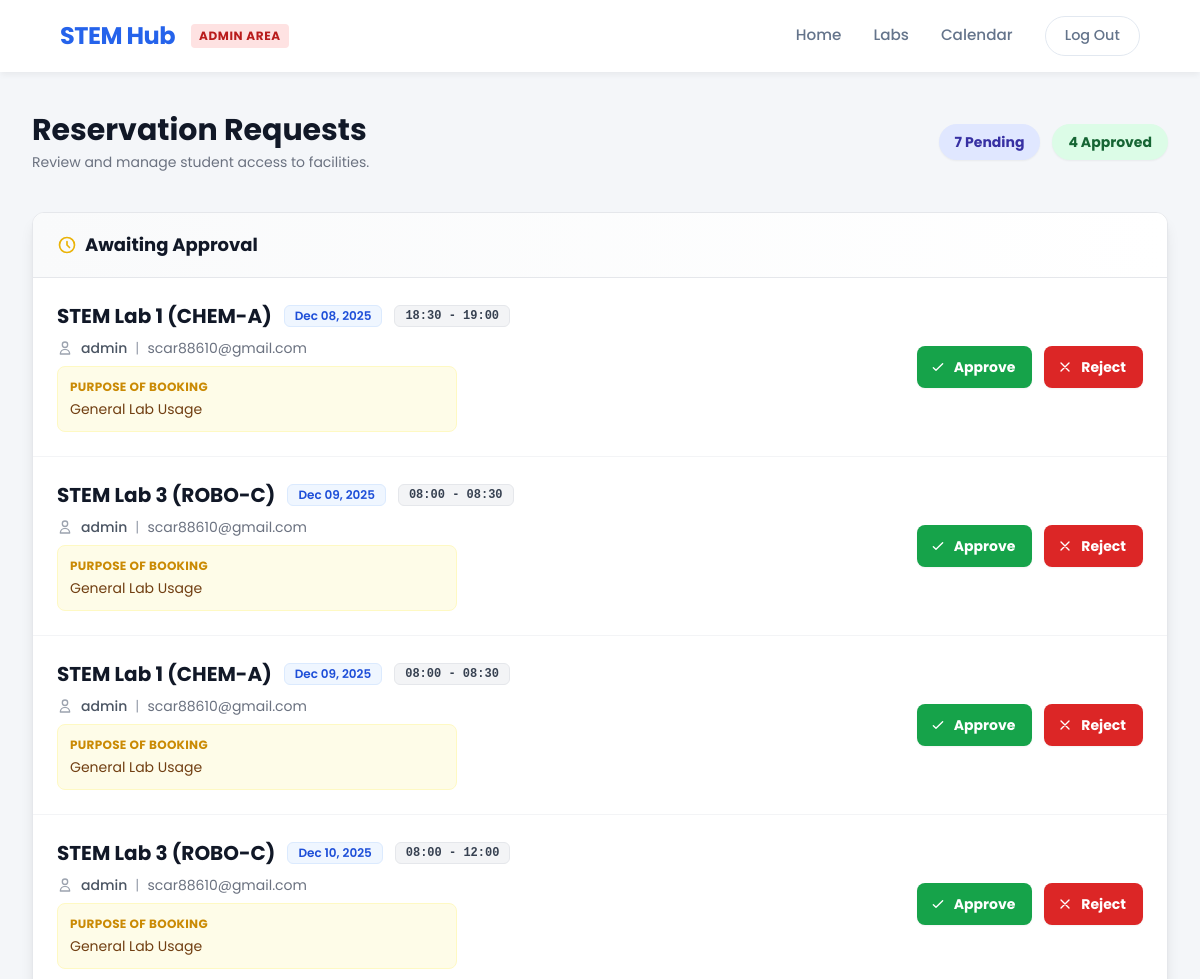
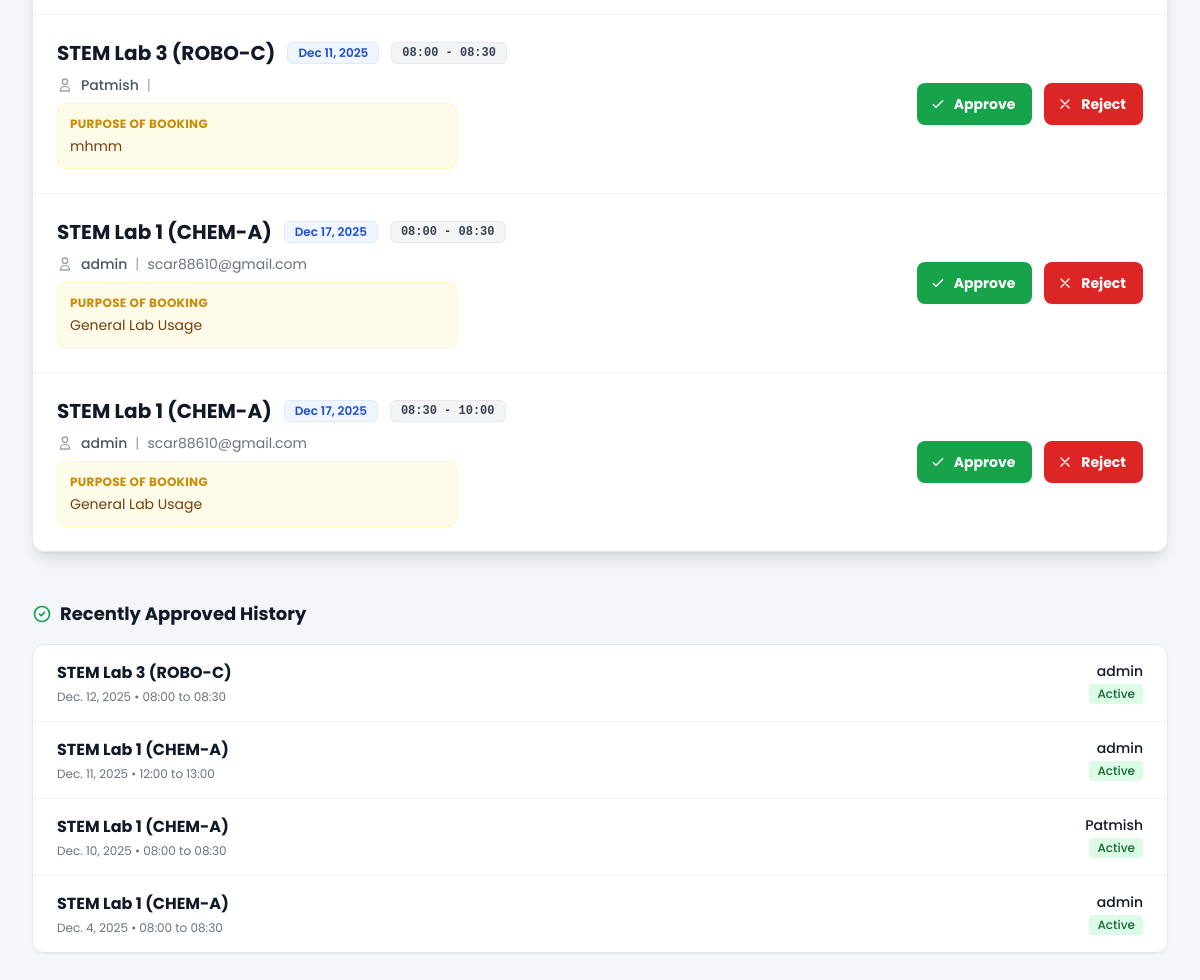
The page /reservations/dashboard/ (signed in) on the database as committed earlier (2 pictures, top to bottom).
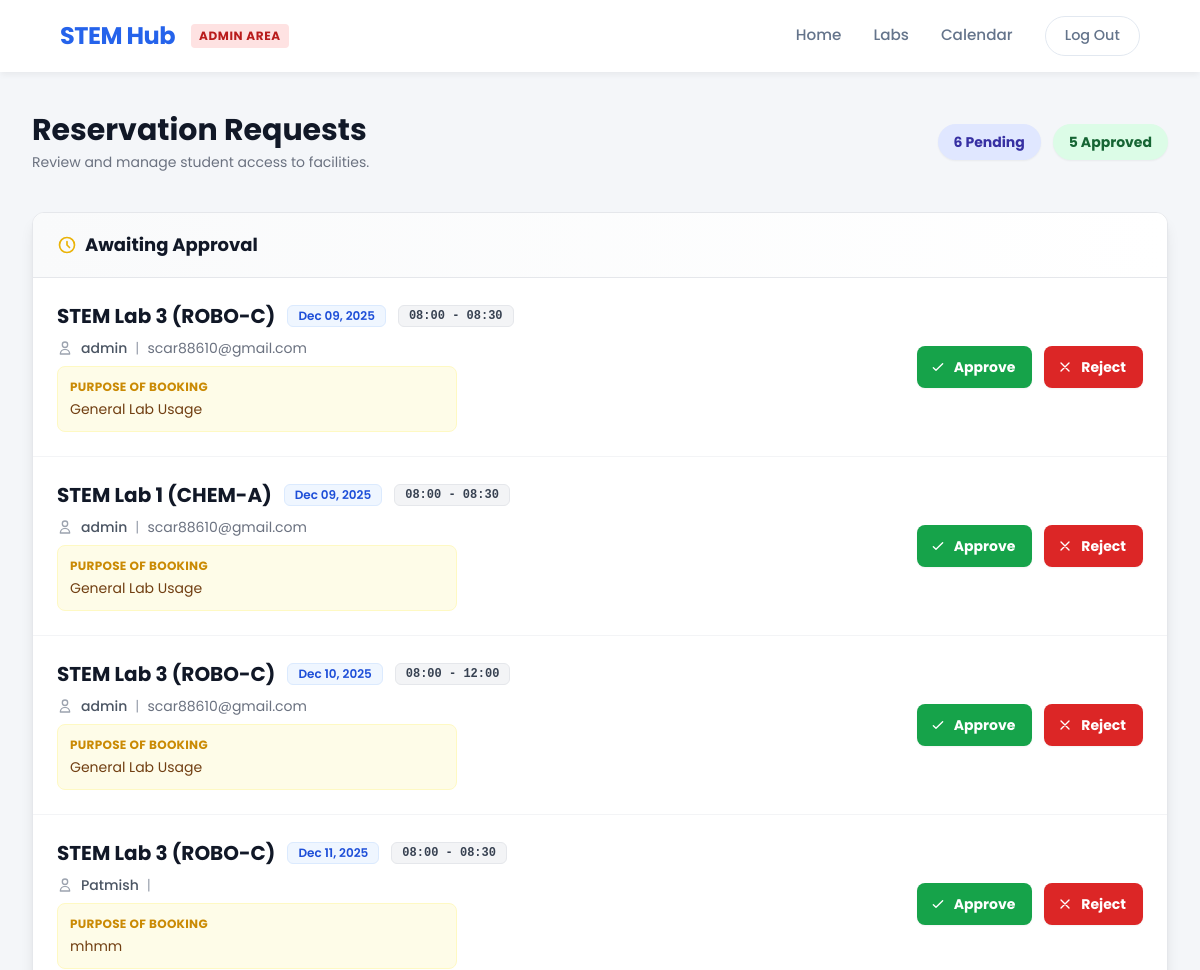
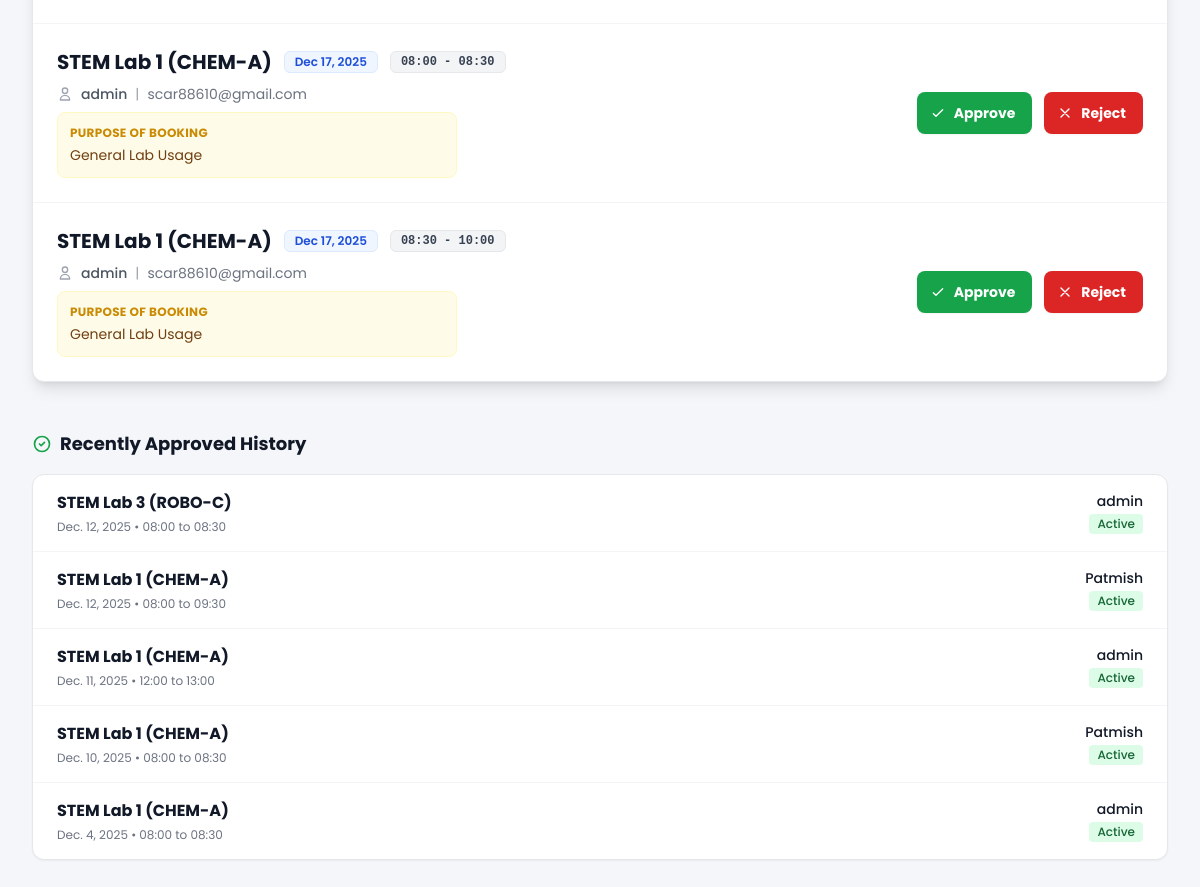
The same page on the database as committed later (2 pictures, top to bottom).
### reservations/models.py (models this page shows, shortened)
class Reservation(models.Model):
    STATUS_CHOICES = [
        ('PENDING', 'Pending Approval'),
        ('CONFIRMED', 'Confirmed'),
        ('REJECTED', 'Rejected'),
    ]
    user = models.ForeignKey(User, on_delete=models.CASCADE)
    lab = models.ForeignKey(Lab, on_delete=models.CASCADE)
    date = models.DateField()
    start_time = models.TimeField()
    end_time = models.TimeField()
    purpose = models.TextField(help_text="Reason for booking (e.g., Thesis Research, Class Project)")
    rejection_reason = models.TextField(blank=True, null=True, help_text="Reason why the admin rejected this request")
    status = models.CharField(max_length=10, choices=STATUS_CHOICES, default='PENDING')
    created_at = models.DateTimeField(auto_now_add=True)

### labs/models.py (models this page shows, shortened)
class Lab(models.Model):
    name = models.CharField(max_length=200)
    slug = models.SlugField(unique=True)
    capacity = models.PositiveIntegerField()
    description = models.TextField()
    map_svg_id = models.CharField(max_length=50, unique=True, help_text="Matches ID in Figma SVG")
    is_active = models.BooleanField(default=True)
    safety_guidelines = models.TextField()

### reservations/views.py (the view, shortened to what this page needs)
# urls.py: path('dashboard/', views.admin_dashboard, name='dashboard'),
@login_required
@user_passes_test(is_staff) # Restrict to Admins only
def admin_dashboard(request):
    pending_reservations = Reservation.objects.filter(status='PENDING').order_by('date')
    approved_reservations = Reservation.objects.filter(status='CONFIRMED').order_by('-date')[:10] # Show last 10
    context = {
        'pending_reservations': pending_reservations,
        'approved_reservations': approved_reservations
    }
    return render(request, 'reservations/admin_dashboard.html', context)

### notifications/context_processors.py (called while the page is built)
def user_notifications(request):
    if request.user.is_authenticated:
        notifs = Notification.objects.filter(recipient=request.user, is_read=False)
        return {
            'notifications_list': notifs,
            'unread_count': notifs.count()
        }
    return {}

### reservations/views.py (called while the page is built)
def is_staff(user):
    return user.is_staff

### CORE/templates/reservations/admin_dashboard.html (shortened to what the changed rows need)
{% load static %}
<!DOCTYPE html>
<html lang="en">
<head>
    <script src="https://cdn.tailwindcss.com"></script>
</head>
<body>
    <header>
        <div class="flex items-center gap-2">
            <h1>STEM Hub</h1>
        </div>
    </header>
    <main class="max-w-7xl mx-auto px-4 sm:px-6 lg:px-8 py-10">
        <div class="flex flex-col md:flex-row justify-between items-start md:items-center mb-10 gap-4">
            <div>
                <h2 class="text-3xl font-bold text-gray-900">Reservation Requests</h2>
            </div>
            <div class="flex items-center gap-3">
                <div class="bg-indigo-100 text-indigo-800 text-sm font-bold px-4 py-2 rounded-full shadow-sm">
                    {{ pending_reservations.count }} Pending
                </div>
                <div class="bg-green-100 text-green-800 text-sm font-bold px-4 py-2 rounded-full shadow-sm">
                    {{ approved_reservations.count }} Approved
                </div>
            </div>
        </div>
        <div class="bg-white shadow-lg overflow-hidden rounded-xl border border-gray-200 mb-12">
            {% if pending_reservations %}
            <ul class="divide-y divide-gray-100">
                {% for res in pending_reservations %}
                <li class="p-6 hover:bg-gray-50 transition duration-150 ease-in-out">
                    <div class="flex flex-col lg:flex-row justify-between items-start lg:items-center gap-6">
                        <div class="flex-grow space-y-2">
                            <div class="flex items-center gap-3 flex-wrap">
                                <h4 class="text-xl font-bold text-gray-900">{{ res.lab.name }}</h4>
                                <span class="px-2.5 py-0.5 rounded-md text-xs font-semibold bg-blue-50 text-blue-700 border border-blue-100">
                                    {{ res.date|date:"M d, Y" }}
                                </span>
                                <span class="px-2.5 py-0.5 rounded-md text-xs font-semibold bg-gray-100 text-gray-700 border border-gray-200 font-mono">
                                    {{ res.start_time|time:"H:i" }} - {{ res.end_time|time:"H:i" }}
                                </span>
                            </div>
                            <div class="flex items-center gap-2 text-sm text-gray-600">
                                <svg class="w-4 h-4 text-gray-400" fill="none" stroke="currentColor" viewBox="0 0 24 24"><path stroke-linecap="round" stroke-linejoin="round" stroke-width="2" d="M16 7a4 4 0 11-8 0 4 4 0 018 0zM12 14a7 7 0 00-7 7h14a7 7 0 00-7-7z"></path></svg>
                                <span class="font-medium">{{ res.user.username }}</span>
                                <span class="text-gray-400">|</span>
                                <span class="text-gray-500">{{ res.user.email }}</span>
                            </div>
                            <div class="mt-2 text-sm bg-yellow-50 text-yellow-900 p-3 rounded-lg border border-yellow-100 inline-block w-full lg:w-auto lg:min-w-[400px]">
                                <span class="font-bold text-xs uppercase tracking-wide text-yellow-600 block mb-1">Purpose of Booking</span>
                                {{ res.purpose }}
                            </div>
                        </div>
                        <div class="flex items-center gap-3 w-full lg:w-auto">
                            <form method="post" class="w-1/2 lg:w-auto" onsubmit="return confirm('Confirm approval for {{ res.user.username }}?');">
                                <button type="submit" class="w-full inline-flex justify-center items-center px-4 py-2.5 border border-transparent text-sm font-bold rounded-lg text-white bg-green-600 hover:bg-green-700 shadow-sm focus:outline-none focus:ring-2 focus:ring-offset-2 focus:ring-green-500 transition">
                                    <svg class="mr-2 -ml-1 h-4 w-4" fill="none" stroke="currentColor" viewBox="0 0 24 24"><path stroke-linecap="round" stroke-linejoin="round" stroke-width="2" d="M5 13l4 4L19 7"></path></svg>
                                    Approve
                                </button>
                            </form>
                            <button onclick="openRejectModal('{{ res.id }}', '{{ res.user.username }}')" class="w-1/2 lg:w-auto inline-flex justify-center items-center px-4 py-2.5 border border-transparent text-sm font-bold rounded-lg text-white bg-red-600 hover:bg-red-700 shadow-sm focus:outline-none focus:ring-2 focus:ring-offset-2 focus:ring-red-500 transition">
                                <svg class="mr-2 -ml-1 h-4 w-4" fill="none" stroke="currentColor" viewBox="0 0 24 24"><path stroke-linecap="round" stroke-linejoin="round" stroke-width="2" d="M6 18L18 6M6 6l12 12"></path></svg>
                                Reject
                            </button>
                        </div>
                    </div>
                </li>
                {% endfor %}
            </ul>
            {% endif %}
        </div>
        <div class="bg-white shadow-sm overflow-hidden rounded-xl border border-gray-200">
            <ul class="divide-y divide-gray-100">
                {% for res in approved_reservations %}
                <li class="px-6 py-4 hover:bg-gray-50 transition flex justify-between items-center">
                    <div>
                        <span class="font-bold text-gray-900">{{ res.lab.name }}</span>
                        <div class="text-xs text-gray-500 mt-1">
                            {{ res.date }} • {{ res.start_time|time:"H:i" }} to {{ res.end_time|time:"H:i" }}
                        </div>
                    </div>
                    <div class="text-right">
                        <div class="text-sm font-medium text-gray-900">{{ res.user.username }}</div>
                        <span class="inline-flex items-center px-2 py-0.5 rounded text-xs font-medium bg-green-100 text-green-800">
                            Active
                        </span>
                    </div>
                </li>
                {% empty %}
                <li class="px-6 py-4 text-sm text-gray-500 text-center">No approved history yet.</li>
                {% endfor %}
            </ul>
        </div>
    </main>
</body>
</html>

Rows that differ between the two databases and show on the page:
no longer on this page (row edited): Reservation: lab.name "STEM Lab 1 (CHEM-A)", date "Dec 08, 2025", start_time "18:30", end_time "19:00", user.username "admin", user.email "scar88610@gmail.com", purpose "General Lab Usage", shown under "Awaiting Approval"
added Reservation: lab.name "STEM Lab 1 (CHEM-A)", date "Dec. 12, 2025", start_time "08:00", end_time "09:30", user.username "Patmish", shown under "Recently Approved History"
Other text that changed with them:
{{ pending_reservations.count }}: "7" → "6"
{{ approved_reservations.count }}: "4" → "5"
